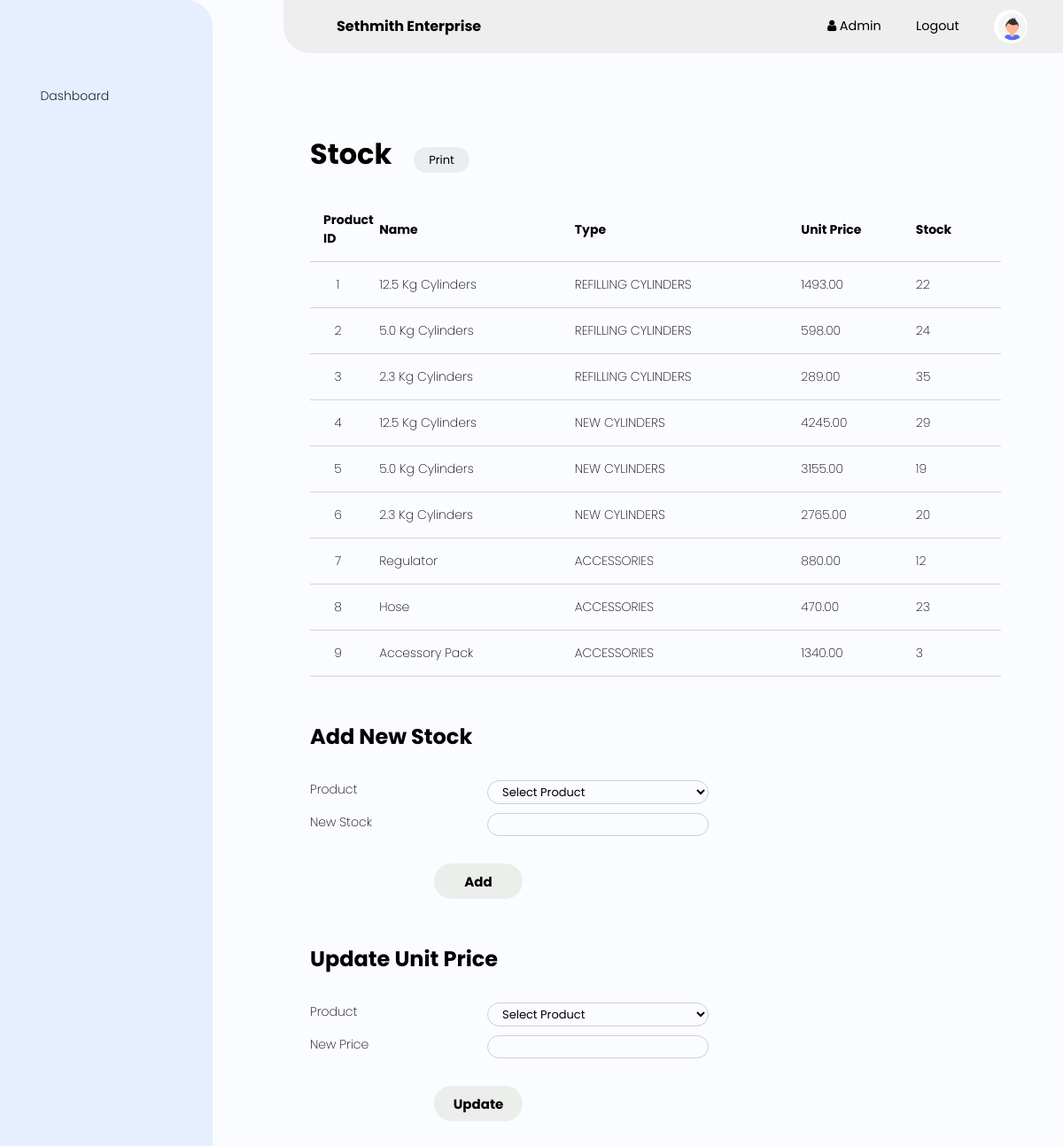
Page /admin/stock.php (signed in) on the earlier database version.
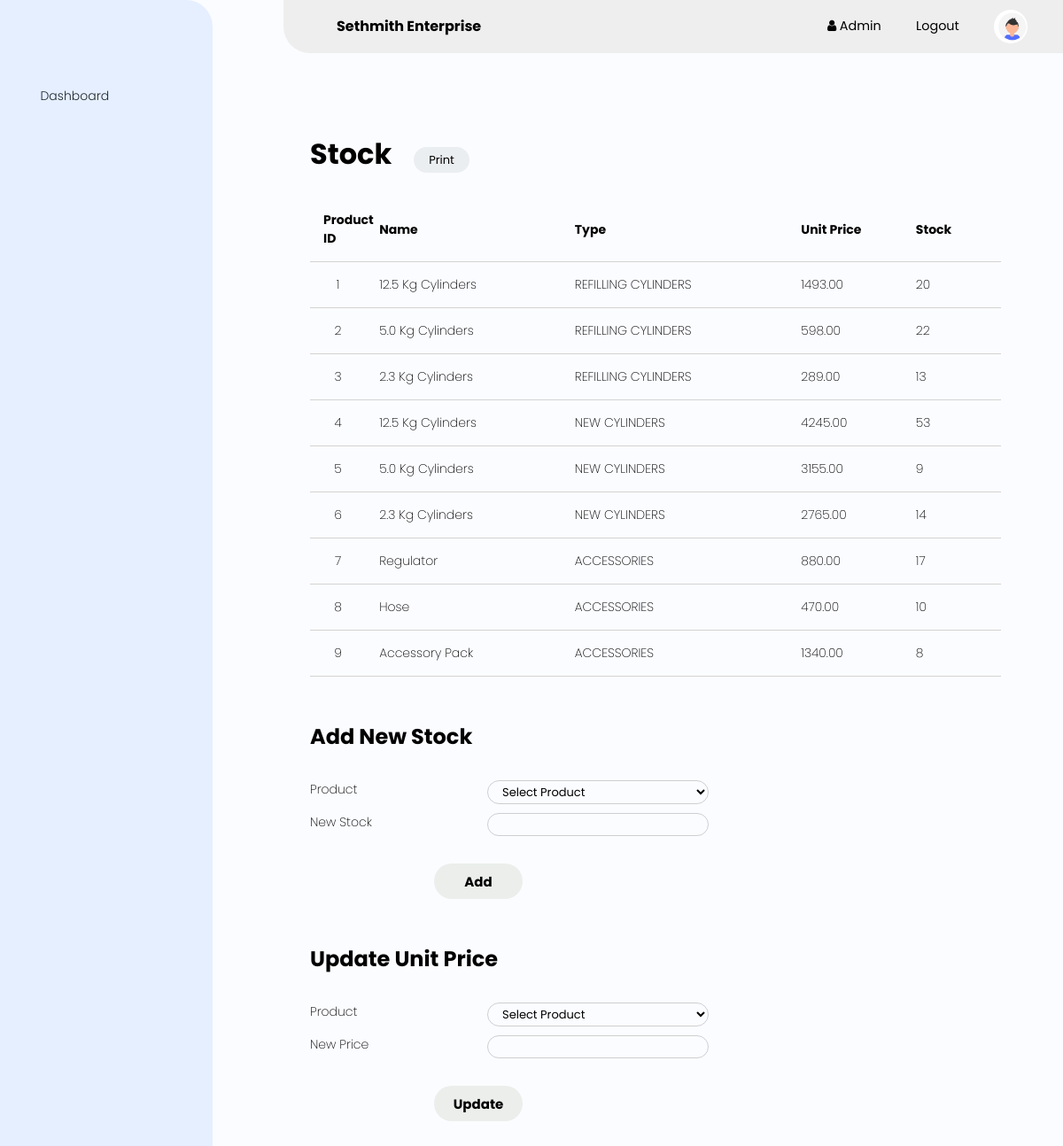
Same page on the later database version.
### tables this page shows
CREATE TABLE `products` (
  `product_id` int(11) NOT NULL,
  `name` varchar(75) NOT NULL,
  `price` int(11) NOT NULL,
  `availability` int(11) NOT NULL,
  `type` varchar(150) NOT NULL,
  `status` tinyint(1) NOT NULL
);

### admin/stock.php (the view, shortened to what this page needs)
<?php
if (!isset($_SESSION["admin_loggedin"]) || $_SESSION["admin_loggedin"] !== true) {
	$log = false;
	header("location: ./");
	exit;
} else {
	include "../php/connection.php";
?>
	<!DOCTYPE html>
	<html>
	<head>
		<link rel="stylesheet" href="https://cdnjs.cloudflare.com/ajax/libs/font-awesome/4.7.0/css/font-awesome.min.css">
		<link rel="stylesheet" href="https://maxst.icons8.com/vue-static/landings/line-awesome/font-awesome-line-awesome/css/all.min.css">
		<link rel="stylesheet" href="../style/Admin.css">
	</head>
	<body>
		<div class="sidenav">
			<div class="sidenav-header">
			</div>
			<div class="sidenav-menu">
				<ul>
					<li>
						<a href="./" class="nav-item">
							<span>Dashboard</span>
						</a>
					</li>
				</ul>
			</div>
		</div>
		<div class="admin-content">
			<div class="content">
				<h1>Stock<a onclick="window.print();" class="print">Print</a></h1>
				<br>
				<?php
				$sql = "SELECT * FROM products";
				$result = $conn->query($sql);
				if ($result->num_rows > 0) {
					echo "
						<table class=\"tbl\">
									<thead>
										<th style=\"max-width: 40px;\">Product ID</th>
										<th style=\"max-width: 120px;\">Name</th>
										<th style=\"max-width: 200px;\">Type</th>
										<th style=\"max-width: 40px;\">Unit Price</th>
										<th style=\"max-width: 80px;\">Stock</th>
									</thead>
									<tbody>";
					while ($row = $result->fetch_assoc()) {
						echo "<tr>
									<td style=\"text-align: center;\">" . $row["product_id"] . "</td>
									<td>" . $row["name"] . "</td>
									<td style=\"text-transform: capitalize;\">" . $row["type"] . "</td>
									<td>" . $row["price"] . ".00</td>
									<td>" . $row["availability"] . "</td>
								</tr>";
					}
					echo "</tbody>
						</table>";
				} else {
					echo "0 results";
				}
				?>
			</div>
			<form action="./php/stock_update.php" method="post" style="margin-top: 50px;">
				<div class="details">
					<h2 class="page-title">Add New Stock</h2>
					<label>Product<select class="driver_in" type="number" required name="product_id">
							<option value="">Select Product</option>
						</select></label>
					<label>New Stock<input class="driver_in" type="number" name="availability" onkeydown="if(event.key==='.'){event.preventDefault();}" oninput="event.target.value = event.target.value.replace(/[^0-9]*/g,'');">
					</label>
					<button class="print-btn" type="submit">Add</button>
			</form>
			<form action="./php/unitprice_update.php" method="post" style="margin-top: 50px;">
				<div class="details">
					<h2 class="page-title">Update Unit Price</h2>
					<label>Product<select class="driver_in" type="number" required name="product_id">
							<option value="">Select Product</option>
						</select></label>
					<label>New Price<input class="driver_in" type="number" name="unit_price" onkeydown="if(event.key==='.'){event.preventDefault();}" oninput="event.target.value = event.target.value.replace(/[^0-9]*/g,'');">
					</label>
					<button class="print-btn" type="submit">Update</button>
			</form>
		</div>
		<div class="main-content">
			<header class="header">
				<div class="search-bar">
					<span><b>Sethmith Enterprise</b></span>
				</div>
				<div class="social-icons">
					<a class="ad-top-btn" href="./"><span class="fa fa-user">
							<font style="font-weight: 400; font-family: 'Poppins', sans-serif;"> Admin</font>
						</span></a>
					<a class="ad-top-btn" href="./php/logout.php"><span class="fa fa-sign-out-alt">
							<font style="font-weight: 400; font-family: 'Poppins', sans-serif;"> Logout</font>
						</span></a>
					<div></div>
				</div>
			</header>
		</div>
	</body>
	</html>
<?php
}
?>

### style/Admin.css (style rules this page uses)
* { font-family: "Poppins", sans-serif; margin: 0; padding: 0; text-decoration: none; list-style-type: none; box-sizing: border-box; }
body { background-color: #fbfcff; font-weight: 200; }
.header { background-color: rgba(238, 238, 238, 1); padding-left: 60px; padding-right: 40px; border-color: transparent; border-bottom-left-radius: 30px; }
.driver_in { background-color: rgba(0, 0, 0, 0); border-radius: 30px; padding: 2px 12px 2px 12px; outline: none; border: 1px solid rgb(0, 0, 0, 0.18); font-size: 13px!important; }
.ad-top-btn { padding-right: 17px; padding-top: 5px; padding-bottom: 5px; transition-duration: 0.3s; border-radius: 30px; color: #000; margin-right: 3px; }
.sidenav { height: 100%; width: 240px; position: fixed; left: 0; top: 0; z-index: 1; background: #e5efff; color: #000; padding: 1rem; overflow-y: auto; border-top-right-radius: 30px; border-bottom-right-radius: 30px; }
.sidenav-header { display: flex; justify-content: space-between; align-items: center; height: 60px; padding: 0 rem 1rem; }
.sidenav li { margin-bottom: 1.2rem; }
.sidenav a span:last-child { padding-left: 0.6rem; }
.sidenav-menu { height: 90%; width: 240px; position: fixed; z-index: 1; left: 0; overflow-x: hidden; padding: 1rem; }
.sidenav-menu a, .dropdown-btn { padding: 6px 8px 6px 16px; text-decoration: none; font-size: 0.9rem; color: #1f272e; display: block; border: none; background: none; width: 100%; text-align: left; cursor: pointer; outline: none; }
.main-content { position: relative; margin-left: 240px; }
header { position: fixed; left: 320px; top: 0; z-index: 100; background: #fff; height: 60px; width: calc(100% - 320px); padding: 0rem 1rem; display: flex; align-items: center; justify-content: space-between; border-bottom: 1px solid #ccc; }
.search-bar { display: flex; align-items: center; }
.social-icons { display: flex; align-items: center; }
.social-icons span, .social-icons div { margin-left: 1.2rem; }
.social-icons div { height: 38px; width: 38px; background-size: cover; background-repeat: no-repeat; background-image: url(images/Profile.png); border-radius: 50%; }
.admin-content { flex: 0; height: 100%; padding: 150px 350px 150px; }
.admin-content .details label { display: block; font-size: 14px; margin-bottom: 1.0rem; width: 450px; }
.admin-content .details input { float: right; width: 250px; }
.admin-content .details select { font-size: 15px; float: right; width: 250px; }
.admin-content .details .print-btn { font-size: 15px; width: 20%; height: 40px; font-weight: bold; border: none; background: #ebeeeb; color: #000; cursor: pointer; border-radius: 30px; margin-top: 20px; margin-left: 140px; }
.print-btn { transition-duration: 0.3s; }
.details .page-title { text-align: left; margin-bottom: 2rem; }
table { width: 100%; border-collapse: collapse; font-size: 1.1rem; margin-left: 20%; margin-top: 20%; }
th, td { padding: 15px; text-align: left; border-bottom: 1px solid #d3d3d3; }
.nav-item { background-color: transparent !important; border-radius: 7px; font-size: 14px !important; font-weight: 300 !important; transition-duration: .3s; }
.print { padding: 5px 17px 5px 17px; transition-duration: 0.3s; border-radius: 30px; color: #000; margin-right: 3px; background-color: #ebeef0; font-size: 13px; font-weight: 400; margin-left: 25px; margin-bottom: 30px; }

### admin/stock.php (style rules this page uses)
.tbl { font-size: 14px; margin-left: 0px; width: 65vw; margin-top: 0px; }
.ad-top-btn { color: rgba(0, 0, 0, 1); font-size: .9rem; }

Differences in the rows shown:
changed products id 1: availability "22" → "20"
changed products id 2: availability "24" → "22"
changed products id 3: availability "35" → "13"
changed products id 4: availability "29" → "53"
changed products id 5: availability "19" → "9"
changed products id 6: availability "20" → "14"
changed products "Regulator": availability "12" → "17"
changed products "Hose": availability "23" → "10"
changed products "Accessory Pack": availability "3" → "8"
